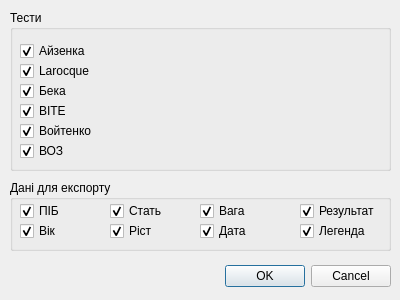
<?xml version="1.0" encoding="UTF-8"?>
<ui version="4.0">
 <class>ExportDialog</class>
 <widget class="QDialog" name="ExportDialog">
  <property name="geometry">
   <rect>
    <x>0</x>
    <y>0</y>
    <width>400</width>
    <height>300</height>
   </rect>
  </property>
  <property name="windowTitle">
   <string> Параметри експорту</string>
  </property>
  <widget class="QDialogButtonBox" name="buttonBox">
   <property name="geometry">
    <rect>
     <x>50</x>
     <y>260</y>
     <width>341</width>
     <height>32</height>
    </rect>
   </property>
   <property name="orientation">
    <enum>Qt::Horizontal</enum>
   </property>
   <property name="standardButtons">
    <set>QDialogButtonBox::Cancel|QDialogButtonBox::Ok</set>
   </property>
  </widget>
  <widget class="QGroupBox" name="groupBox">
   <property name="geometry">
    <rect>
     <x>10</x>
     <y>10</y>
     <width>381</width>
     <height>161</height>
    </rect>
   </property>
   <property name="title">
    <string>Тести</string>
   </property>
   <widget class="QCheckBox" name="cbTest1">
    <property name="geometry">
     <rect>
      <x>10</x>
      <y>30</y>
      <width>351</width>
      <height>22</height>
     </rect>
    </property>
    <property name="text">
     <string>Айзенка</string>
    </property>
    <property name="checked">
     <bool>true</bool>
    </property>
   </widget>
   <widget class="QCheckBox" name="cbTest2">
    <property name="geometry">
     <rect>
      <x>10</x>
      <y>50</y>
      <width>351</width>
      <height>22</height>
     </rect>
    </property>
    <property name="text">
     <string>Larocque</string>
    </property>
    <property name="checked">
     <bool>true</bool>
    </property>
   </widget>
   <widget class="QCheckBox" name="cbTest3">
    <property name="geometry">
     <rect>
      <x>10</x>
      <y>70</y>
      <width>351</width>
      <height>22</height>
     </rect>
    </property>
    <property name="text">
     <string>Бека</string>
    </property>
    <property name="checked">
     <bool>true</bool>
    </property>
   </widget>
   <widget class="QCheckBox" name="cbTest4">
    <property name="geometry">
     <rect>
      <x>10</x>
      <y>90</y>
      <width>351</width>
      <height>22</height>
     </rect>
    </property>
    <property name="text">
     <string>ВІТЕ</string>
    </property>
    <property name="checked">
     <bool>true</bool>
    </property>
   </widget>
   <widget class="QCheckBox" name="cbTest5">
    <property name="geometry">
     <rect>
      <x>10</x>
      <y>110</y>
      <width>351</width>
      <height>22</height>
     </rect>
    </property>
    <property name="text">
     <string>Войтенко</string>
    </property>
    <property name="checked">
     <bool>true</bool>
    </property>
   </widget>
   <widget class="QCheckBox" name="cbTest6">
    <property name="geometry">
     <rect>
      <x>10</x>
      <y>130</y>
      <width>351</width>
      <height>22</height>
     </rect>
    </property>
    <property name="text">
     <string>ВОЗ</string>
    </property>
    <property name="checked">
     <bool>true</bool>
    </property>
   </widget>
  </widget>
  <widget class="QGroupBox" name="groupBox_2">
   <property name="geometry">
    <rect>
     <x>10</x>
     <y>180</y>
     <width>381</width>
     <height>71</height>
    </rect>
   </property>
   <property name="title">
    <string>Дані для експорту</string>
   </property>
   <widget class="QCheckBox" name="cbName">
    <property name="geometry">
     <rect>
      <x>10</x>
      <y>20</y>
      <width>81</width>
      <height>22</height>
     </rect>
    </property>
    <property name="text">
     <string>ПІБ</string>
    </property>
    <property name="checked">
     <bool>true</bool>
    </property>
   </widget>
   <widget class="QCheckBox" name="cbAge">
    <property name="geometry">
     <rect>
      <x>10</x>
      <y>40</y>
      <width>81</width>
      <height>22</height>
     </rect>
    </property>
    <property name="text">
     <string>Вік</string>
    </property>
    <property name="checked">
     <bool>true</bool>
    </property>
   </widget>
   <widget class="QCheckBox" name="cbSex">
    <property name="geometry">
     <rect>
      <x>100</x>
      <y>20</y>
      <width>81</width>
      <height>22</height>
     </rect>
    </property>
    <property name="text">
     <string>Стать</string>
    </property>
    <property name="checked">
     <bool>true</bool>
    </property>
   </widget>
   <widget class="QCheckBox" name="cbDate">
    <property name="geometry">
     <rect>
      <x>190</x>
      <y>40</y>
      <width>81</width>
      <height>22</height>
     </rect>
    </property>
    <property name="text">
     <string>Дата</string>
    </property>
    <property name="checked">
     <bool>true</bool>
    </property>
   </widget>
   <widget class="QCheckBox" name="cbResult">
    <property name="geometry">
     <rect>
      <x>290</x>
      <y>20</y>
      <width>81</width>
      <height>22</height>
     </rect>
    </property>
    <property name="text">
     <string>Результат</string>
    </property>
    <property name="checked">
     <bool>true</bool>
    </property>
   </widget>
   <widget class="QCheckBox" name="cbHeight">
    <property name="geometry">
     <rect>
      <x>100</x>
      <y>40</y>
      <width>91</width>
      <height>22</height>
     </rect>
    </property>
    <property name="text">
     <string>Ріст</string>
    </property>
    <property name="checked">
     <bool>true</bool>
    </property>
   </widget>
   <widget class="QCheckBox" name="cbWeight">
    <property name="geometry">
     <rect>
      <x>190</x>
      <y>20</y>
      <width>91</width>
      <height>22</height>
     </rect>
    </property>
    <property name="text">
     <string>Вага</string>
    </property>
    <property name="checked">
     <bool>true</bool>
    </property>
   </widget>
   <widget class="QCheckBox" name="cbLegend">
    <property name="geometry">
     <rect>
      <x>290</x>
      <y>40</y>
      <width>81</width>
      <height>22</height>
     </rect>
    </property>
    <property name="text">
     <string>Легенда</string>
    </property>
    <property name="checked">
     <bool>true</bool>
    </property>
   </widget>
  </widget>
 </widget>
 <resources/>
 <connections>
  <connection>
   <sender>buttonBox</sender>
   <signal>accepted()</signal>
   <receiver>ExportDialog</receiver>
   <slot>accept()</slot>
   <hints>
    <hint type="sourcelabel">
     <x>248</x>
     <y>254</y>
    </hint>
    <hint type="destinationlabel">
     <x>157</x>
     <y>274</y>
    </hint>
   </hints>
  </connection>
  <connection>
   <sender>buttonBox</sender>
   <signal>rejected()</signal>
   <receiver>ExportDialog</receiver>
   <slot>reject()</slot>
   <hints>
    <hint type="sourcelabel">
     <x>316</x>
     <y>260</y>
    </hint>
    <hint type="destinationlabel">
     <x>286</x>
     <y>274</y>
    </hint>
   </hints>
  </connection>
 </connections>
</ui>
